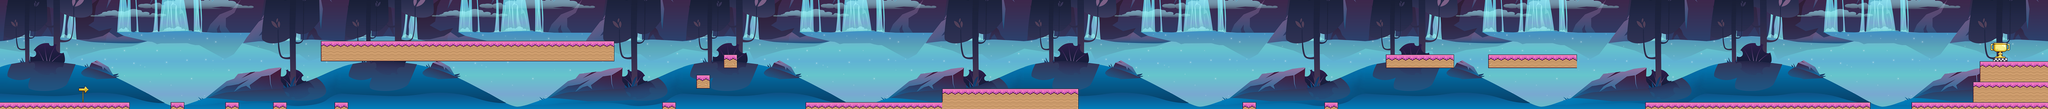

Below is a game level as drawn by its tile map, then a one-line description and the .tmx that defines it (tile-layer data replaced by summaries):
An orthogonal 300x16 tile map with 16x16 px tiles, 2 tile layers (background, end), 4 tilesets and 157 objects.

<map version="1.0" tiledversion="1.0.1" orientation="orthogonal" renderorder="right-down" width="300" height="16" tilewidth="16" tileheight="16" nextobjectid="177">
 <tileset firstgid="1" source="fundo-3.tsx" />
 <tileset firstgid="1401" source="terrain.tsx" />
 <tileset firstgid="1643" source="start.tsx" />
 <tileset firstgid="1651" source="end.tsx" />
 <layer name="background" width="300" height="16">
  <data>[4800 cells, 4800 non-empty, 809 distinct tile ids]</data>
 </layer>
 <objectgroup name="chao">
  <object id="1" x="0" y="241.333" width="304" height="13.3333" />
  <object id="2" x="400.667" y="241.333" width="30.6667" height="14" />
  <object id="3" x="528.667" y="241.333" width="30" height="14" />
  <object id="4" x="641" y="241.333" width="30.6667" height="13" />
  <object id="5" x="752.667" y="97.3333" width="687.333" height="45.3333" />
  <object id="6" x="1552.67" y="241.667" width="30.6667" height="13" />
  <object id="7" x="1633.33" y="177.667" width="30.6667" height="29.6667" />
  <object id="8" x="1698" y="129.333" width="28.6667" height="30.6667" />
  <object id="9" x="1889.33" y="241.333" width="319.333" height="14" />
  <object id="10" x="2208" y="209.667" width="320" height="45" />
  <object id="11" x="2912.67" y="241.333" width="30.6667" height="14" />
  <object id="12" x="3105.33" y="241.333" width="30" height="13.3333" />
  <object id="13" x="3248.67" y="129.667" width="158.333" height="29" />
  <object id="14" x="3489.67" y="129.667" width="205.667" height="31" />
  <object id="15" x="3857" y="241.333" width="526.333" height="13" />
  <object id="16" x="4480.67" y="241.667" width="320" height="13.6667" />
  <object id="20" x="785.333" y="241.667" width="30.3333" height="14" />
 </objectgroup>
 <objectgroup name="limite">
  <object id="17" x="0" y="143.667" width="15.3333" height="96.3333" />
 </objectgroup>
 <objectgroup name="atiradores">
  <object id="18" x="537.667" y="221.667" width="11.6667" height="10.6667" />
  <object id="22" x="792.5" y="225" width="11.6667" height="10.6667" />
  <object id="30" x="1652.17" y="163.667" width="11.6667" height="10.6667" />
  <object id="31" x="2189.17" y="226" width="11.6667" height="10.6667" />
  <object id="45" x="3501.17" y="115" width="11.6667" height="10.6667" />
 </objectgroup>
 <objectgroup name="terrestre">
  <object id="25" x="866.5" y="83.3333" width="11.6667" height="10.6667" />
  <object id="26" x="993.167" y="84.3333" width="11.6667" height="10.6667" />
  <object id="27" x="1121.83" y="82.6667" width="11.6667" height="10.6667" />
  <object id="28" x="1250.5" y="82.6666" width="11.6667" height="10.6667" />
  <object id="29" x="1403.17" y="81.3333" width="11.6667" height="10.6667" />
  <object id="32" x="2004.17" y="225.333" width="11.6667" height="10.6667" />
  <object id="33" x="2131.17" y="225.333" width="11.6667" height="10.6667" />
  <object id="34" x="2330.83" y="192.333" width="11.6667" height="10.6667" />
  <object id="35" x="2463.83" y="191" width="11.6667" height="10.6667" />
  <object id="39" x="3108.17" y="228" width="11.6667" height="10.6667" />
  <object id="46" x="3378.17" y="114.667" width="11.6667" height="10.6667" />
  <object id="47" x="3673.5" y="113.333" width="11.6667" height="10.6667" />
  <object id="48" x="3971.83" y="227.333" width="11.6667" height="10.6667" />
  <object id="49" x="4097.17" y="227" width="11.6667" height="10.6667" />
  <object id="50" x="4226.5" y="226.667" width="11.6667" height="10.6667" />
  <object id="51" x="4364.17" y="225.333" width="11.6667" height="10.6667" />
 </objectgroup>
 <objectgroup name="moedas">
  <object id="52" x="335.834" y="191.666" width="14" height="11.3333" />
  <object id="53" x="354.167" y="191.333" width="14" height="11.3333" />
  <object id="54" x="354.167" y="207.333" width="14" height="11.3333" />
  <object id="55" x="336.167" y="207.333" width="14" height="11.3333" />
  <object id="56" x="465.5" y="195.333" width="14" height="11.3333" />
  <object id="57" x="483.833" y="195" width="14" height="11.3333" />
  <object id="58" x="483.833" y="211" width="14" height="11.3333" />
  <object id="59" x="465.833" y="211" width="14" height="11.3333" />
  <object id="60" x="593.833" y="197" width="14" height="11.3333" />
  <object id="61" x="612.166" y="196.667" width="14" height="11.3333" />
  <object id="62" x="612.166" y="212.667" width="14" height="11.3333" />
  <object id="63" x="594.166" y="212.667" width="14" height="11.3333" />
  <object id="64" x="694.167" y="53.6664" width="14" height="11.3333" />
  <object id="65" x="712.5" y="53.3334" width="14" height="11.3333" />
  <object id="66" x="712.5" y="69.3333" width="14" height="11.3333" />
  <object id="67" x="694.5" y="69.3333" width="14" height="11.3333" />
  <object id="68" x="921.167" y="52.333" width="14" height="11.3333" />
  <object id="69" x="939.5" y="52" width="14" height="11.3333" />
  <object id="70" x="939.5" y="68" width="14" height="11.3333" />
  <object id="71" x="921.5" y="68" width="14" height="11.3333" />
  <object id="72" x="797.5" y="53.9997" width="14" height="11.3333" />
  <object id="73" x="815.833" y="53.6667" width="14" height="11.3333" />
  <object id="74" x="815.833" y="69.6667" width="14" height="11.3333" />
  <object id="75" x="797.833" y="69.6667" width="14" height="11.3333" />
  <object id="76" x="1043.83" y="52.6663" width="14" height="11.3333" />
  <object id="77" x="1062.17" y="52.3333" width="14" height="11.3333" />
  <object id="78" x="1062.17" y="68.3333" width="14" height="11.3333" />
  <object id="79" x="1044.17" y="68.3333" width="14" height="11.3333" />
  <object id="80" x="1169.5" y="51.333" width="14" height="11.3333" />
  <object id="81" x="1187.83" y="51" width="14" height="11.3333" />
  <object id="82" x="1187.83" y="67" width="14" height="11.3333" />
  <object id="83" x="1169.83" y="67" width="14" height="11.3333" />
  <object id="84" x="1329.17" y="50.333" width="14" height="11.3333" />
  <object id="85" x="1347.5" y="50" width="14" height="11.3333" />
  <object id="86" x="1347.5" y="66" width="14" height="11.3333" />
  <object id="87" x="1329.5" y="66" width="14" height="11.3333" />
  <object id="88" x="1568.5" y="165.333" width="14" height="11.3333" />
  <object id="89" x="1586.83" y="165" width="14" height="11.3333" />
  <object id="90" x="1586.83" y="181" width="14" height="11.3333" />
  <object id="91" x="1568.83" y="181" width="14" height="11.3333" />
  <object id="96" x="1631.5" y="110.666" width="14" height="11.3333" />
  <object id="97" x="1649.83" y="110.333" width="14" height="11.3333" />
  <object id="98" x="1649.83" y="126.333" width="14" height="11.3333" />
  <object id="99" x="1631.83" y="126.333" width="14" height="11.3333" />
  <object id="100" x="1784.83" y="92.6663" width="14" height="11.3333" />
  <object id="101" x="1803.17" y="92.3333" width="14" height="11.3333" />
  <object id="102" x="1803.17" y="108.333" width="14" height="11.3333" />
  <object id="103" x="1785.17" y="108.333" width="14" height="11.3333" />
  <object id="104" x="1829.5" y="117" width="14" height="11.3333" />
  <object id="105" x="1847.83" y="116.667" width="14" height="11.3333" />
  <object id="106" x="1847.83" y="132.667" width="14" height="11.3333" />
  <object id="107" x="1829.83" y="132.667" width="14" height="11.3333" />
  <object id="108" x="1869.17" y="147.333" width="14" height="11.3333" />
  <object id="109" x="1887.5" y="147" width="14" height="11.3333" />
  <object id="110" x="1887.5" y="163" width="14" height="11.3333" />
  <object id="111" x="1869.5" y="163" width="14" height="11.3333" />
  </objectgroup>
 <objectgroup name="plataform-m">
  <!-- 6 objects omitted --></objectgroup>
 <objectgroup name="plataform-c">
  <!-- 4 objects omitted --></objectgroup>
 <layer name="end" width="300" height="16">
  <data>[4800 cells, 22 non-empty, 22 distinct tile ids]</data>
 </layer>
</map>
<!-- 62 of 157 objects omitted -->
